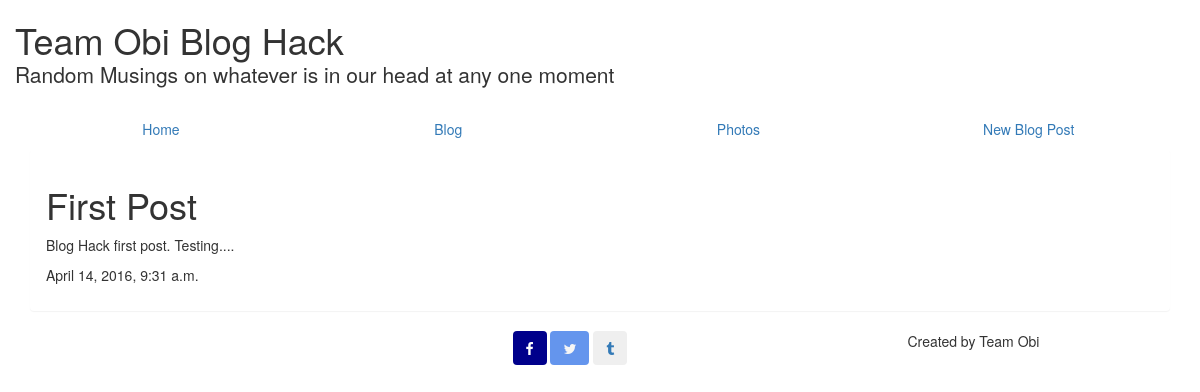
Page /blog/ on the earlier database version.
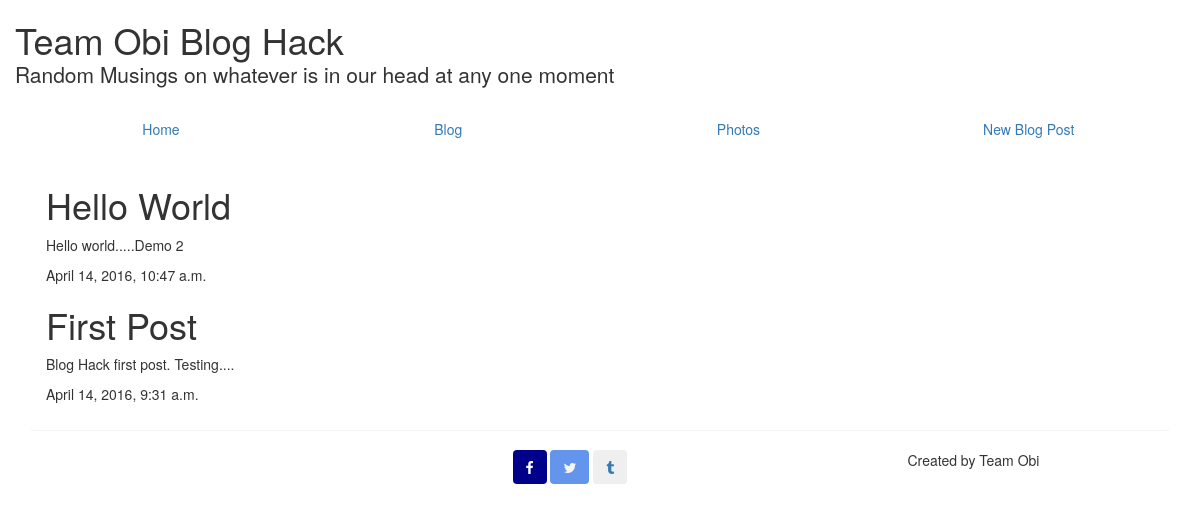
Same page on the later database version.
### blog_app/models.py (models this page shows, shortened)
class Post(models.Model):
    author = models.ForeignKey('auth.User')
    title = models.CharField(max_length=200)
    content = models.TextField()
    created_date = models.DateTimeField(
        default=timezone.now)
    published_date = models.DateTimeField(
        blank=True, null=True)
    views = models.IntegerField(default=0)  # Record how often a post is seen
    tag = models.CharField(max_length=100, blank=True, null=True)
    image = models.ImageField(upload_to="images", blank=True, null=True)

### blog_app/views.py (the view)
# urls.py: url(r'^blog/$', blog_views.bloglist, name='bloglist'),
def bloglist(request):
    posts = Post.objects.filter(published_date__lte=timezone.now()).order_by('-published_date')
    return render(request, 'bloglist.html', {'posts': posts})

### blog_app/templates/bloglist.html
{% extends 'base.html' %}
{% block content %}
    {% for post in posts %}
        <h1>{{ post.title }}</h1>
        <p>{{ post.content }}</p>
        <p>{{ post.published_date }}</p>
    {% endfor %}
{% endblock %}

Differences in the rows shown:
added Post: title "Hello World", content "Hello world.....Demo 2", published_date "April 14, 2016, 10:47 a.m."
